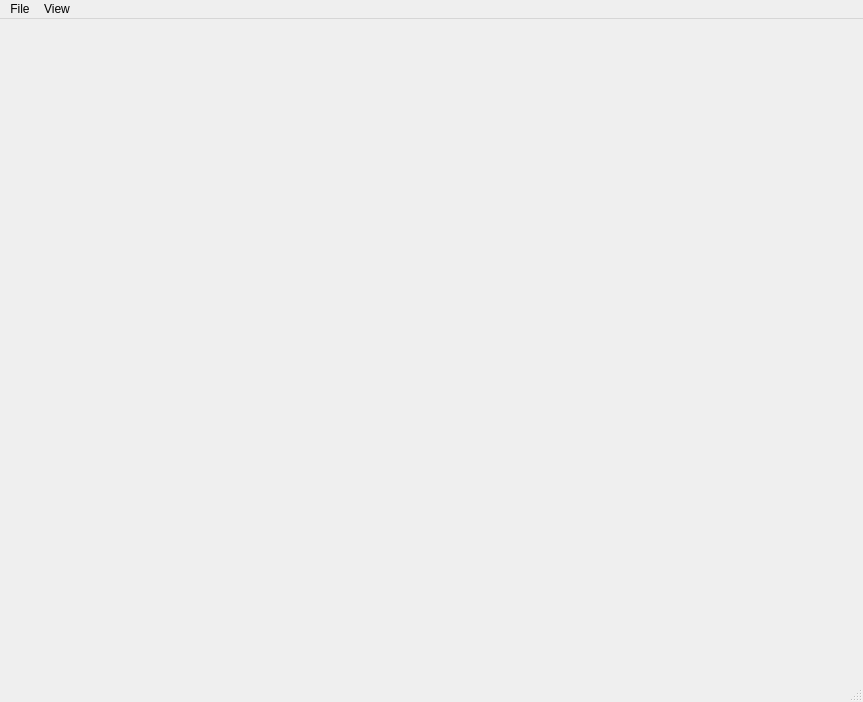
<?xml version="1.0" encoding="UTF-8"?>
<ui version="4.0">
 <class>MainWindow</class>
 <widget class="QMainWindow" name="MainWindow">
  <property name="geometry">
   <rect>
    <x>0</x>
    <y>0</y>
    <width>863</width>
    <height>702</height>
   </rect>
  </property>
  <property name="windowTitle">
   <string>MainWindow</string>
  </property>
  <widget class="QWidget" name="centralwidget"/>
  <widget class="QMenuBar" name="menubar">
   <property name="geometry">
    <rect>
     <x>0</x>
     <y>0</y>
     <width>863</width>
     <height>21</height>
    </rect>
   </property>
   <widget class="QMenu" name="menuFile">
    <property name="title">
     <string>File</string>
    </property>
   </widget>
   <widget class="QMenu" name="menuView">
    <property name="title">
     <string>View</string>
    </property>
    <addaction name="actionMenuButton"/>
    <addaction name="actionShow_Core"/>
   </widget>
   <addaction name="menuFile"/>
   <addaction name="menuView"/>
  </widget>
  <widget class="QStatusBar" name="statusbar"/>
  <action name="actionMenuButton">
   <property name="checkable">
    <bool>true</bool>
   </property>
   <property name="checked">
    <bool>true</bool>
   </property>
   <property name="text">
    <string>Graph</string>
   </property>
  </action>
  <action name="actionShow_Core">
   <property name="text">
    <string>Core</string>
   </property>
  </action>
 </widget>
 <resources/>
 <connections/>
</ui>
